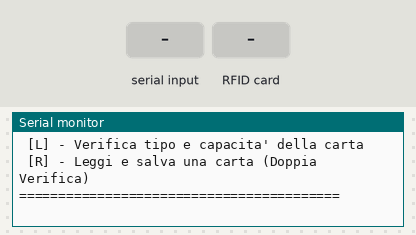
Simulated run of this program. Board: Arduino Uno, built with avr-gcc and run on an emulated ATmega328P. On the bench: the last lines printed to the serial monitor. The test bench sets the inputs (shaded band).

Above: at 2.2 s.
2.3 s: "L" received over Serial
At 2.9 s:
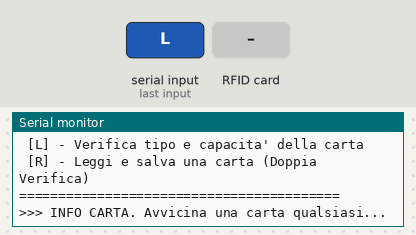
3.8 s: RFID card 5E 7A 19 C4 held to the reader
At 4.0 s:
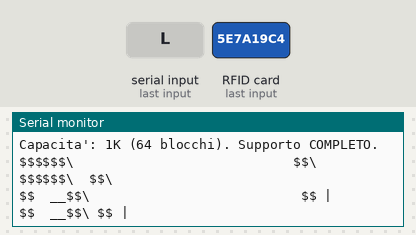
5.3 s: "R" received over Serial
At 6.5 s:
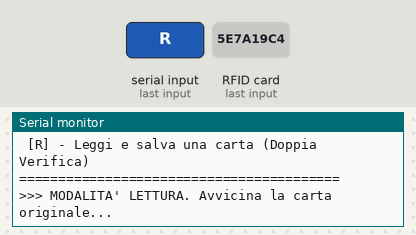
7.4 s: RFID card 5E 7A 19 C4 held to the reader
At 7.75 s:
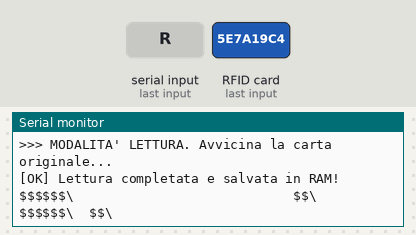
10.1 s: "W" received over Serial
At 11.3 s:
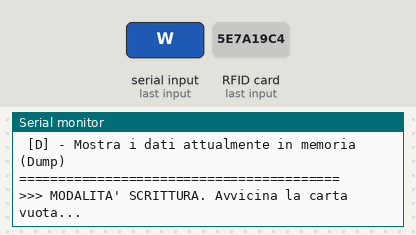
11.6 s: RFID card 5E 7A 19 C4 held to the reader
At 12.11 s:
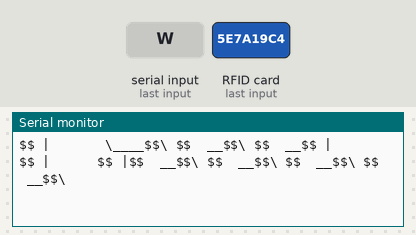

The program:

main.cpp
```cpp
#include <SPI.h>
#include <MFRC522.h>

#define RST_PIN 9
#define SS_PIN  10

MFRC522 mfrc522(SS_PIN, RST_PIN);
MFRC522::MIFARE_Key key;

// RAM Archivio fissa a 64 blocchi (Max supportato dalla RAM dell'Uno)
byte datiClonati[64][16];
bool cartaInMemoria = false;
byte blocchiSalvati = 0; // Tiene traccia di quanti blocchi abbiamo in pancia

enum StatoSistema { MENU_PRINCIPALE, IN_LETTURA, IN_SCRITTURA, VERIFICA_INFO };
StatoSistema statoAttuale = MENU_PRINCIPALE;

void stampaMenu() {
  Serial.println(F("$$$$$$\\                            $$\\        $$$$$$\\  $$\\                                         "));
  Serial.println(F("$$  __$$\\                           $$ |      $$  __$$\\ $$ |                                        "));
  Serial.println(F("$$ /  \\__| $$$$$$\\   $$$$$$\\   $$$$$$$ |      $$ /  \\__|$$ | $$$$$$\\  $$$$$$$\\   $$$$$$\\   $$$$$$\\  "));
  Serial.println(F("$$ |       \\____$$\\ $$  __$$\\ $$  __$$ |      $$ |      $$ |$$  __$$\\ $$  __$$\\ $$  __$$\\ $$  __$$\\ "));
  Serial.println(F("$$ |       $$$$$$$ |$$ |  \\__|$$ /  $$ |      $$ |      $$ |$$ /  $$ |$$ |  $$ |$$$$$$$$ |$$ |  \\__|"));
  Serial.println(F("$$ |  $$\\ $$  __$$ |$$ |      $$ |  $$ |      $$ |  $$\\ $$ |$$ |  $$ |$$ |  $$ |$$   ____|$$ |      "));
  Serial.println(F("\\$$$$$$  |\\$$$$$$$ |$$ |      \\$$$$$$$ |      \\$$$$$$  |$$ |\\$$$$$$  |$$ |  $$ |\\$$$$$$$\\ $$ |      "));
  Serial.println(F(" \\______/  \\_______|\\__|       \\_______|       \\______/ \\__| \\______/ \\__|  \\__| \\_______|\\__|  "));
  //Serial.println(F("Digita un comando e premi Invio:"));
  Serial.println(F("                                                                                       powered by Theò"));
  Serial.println(F(" [L] - Verifica tipo e capacita' della carta"));
  Serial.println(F(" [R] - Leggi e salva una carta (Doppia Verifica)"));
  if (cartaInMemoria) {
    Serial.println(F(" [W] - Scrivi i dati salvati su una carta vuota"));
    Serial.println(F(" [D] - Mostra i dati attualmente in memoria (Dump)"));
  }
  Serial.println(F("=========================================\n"));
}

void setup() {
  Serial.begin(9600);
  SPI.begin();
  mfrc522.PCD_Init();

  for (byte i = 0; i < 6; i++) key.keyByte[i] = 0xFF;
  stampaMenu();
}

void loop() {
  // 1. GESTIONE COMANDI SERIALI
  if (Serial.available() > 0 && statoAttuale == MENU_PRINCIPALE) {
    char comando = Serial.read();
    comando = toupper(comando);

    if (comando == 'L') {
      statoAttuale = VERIFICA_INFO;
      Serial.println(F(">>> INFO CARTA. Avvicina una carta qualsiasi..."));
    }
    else if (comando == 'R') {
      statoAttuale = IN_LETTURA;
      Serial.println(F(">>> MODALITA' LETTURA. Avvicina la carta originale..."));
    }
    else if (comando == 'W' && cartaInMemoria) {
      statoAttuale = IN_SCRITTURA;
      Serial.println(F(">>> MODALITA' SCRITTURA. Avvicina la carta vuota..."));
    }
    else if (comando == 'D' && cartaInMemoria) {
      Serial.println(F(">>> DATI IN MEMORIA:"));
      for(byte b = 1; b < blocchiSalvati; b++) {
        if ((b + 1) % 4 == 0) continue;
        Serial.print(F("Blocco ")); Serial.print(b < 10 ? "0" : ""); Serial.print(b); Serial.print(F(": "));
        for(byte i = 0; i < 16; i++) {
          Serial.print(datiClonati[b][i] < 0x10 ? " 0" : " ");
          Serial.print(datiClonati[b][i], HEX);
        }
        Serial.println();
      }
      stampaMenu();
    }
    while(Serial.available()) Serial.read();
  }

  if (statoAttuale == MENU_PRINCIPALE) return;

  // 2. LETTURA RFID
  if ( ! mfrc522.PICC_IsNewCardPresent() || ! mfrc522.PICC_ReadCardSerial() ) {
    return;
  }

  MFRC522::StatusCode status;
  MFRC522::PICC_Type tipoCarta = mfrc522.PICC_GetType(mfrc522.uid.sak);

  // --- ESECUZIONE VERIFICA INFO [L] ---
  if (statoAttuale == VERIFICA_INFO) {
    Serial.print(F("Tipo di chip rilevato: "));
    Serial.println(mfrc522.PICC_GetTypeName(tipoCarta));

    if (tipoCarta == MFRC522::PICC_TYPE_MIFARE_1K) {
      Serial.println(F("Capacita': 1K (64 blocchi). Supporto COMPLETO."));
    } else if (tipoCarta == MFRC522::PICC_TYPE_MIFARE_4K) {
      Serial.println(F("Capacita': 4K (256 blocchi). ATTENZIONE: La RAM di Arduino puo' tenere solo i primi 64 blocchi!"));
    } else if (tipoCarta == MFRC522::PICC_TYPE_MIFARE_UL) {
      Serial.println(F("Capacita': Ultralight. Struttura a pagine non supportata dal cloner."));
    } else {
      Serial.println(F("Capacita': Sconosciuta."));
    }

    statoAttuale = MENU_PRINCIPALE;
    stampaMenu();
  }

  // --- ESECUZIONE LETTURA [R] ---
  else if (statoAttuale == IN_LETTURA) {

    // Determiniamo quanti blocchi leggere in base alla carta e alla RAM
    if (tipoCarta == MFRC522::PICC_TYPE_MIFARE_1K) {
      blocchiSalvati = 64;
    } else if (tipoCarta == MFRC522::PICC_TYPE_MIFARE_4K) {
      Serial.println(F("[AVVISO] Carta 4K rilevata. Leggero' solo i primi 64 blocchi per limiti di memoria."));
      blocchiSalvati = 64;
    } else {
      Serial.println(F("[ERRORE] Formato carta non supportato per questa clonazione."));
      statoAttuale = MENU_PRINCIPALE;
      stampaMenu();
      return;
    }

    bool successoTotale = true;
    byte buffer1[18], buffer2[18];
    byte dimensione = 18;

    for (byte blocco = 0; blocco < blocchiSalvati; blocco++) {
      status = mfrc522.PCD_Authenticate(MFRC522::PICC_CMD_MF_AUTH_KEY_A, blocco, &key, &(mfrc522.uid));
      if (status != MFRC522::STATUS_OK) {
        Serial.print(F("Errore Auth Blocco ")); Serial.println(blocco);
        successoTotale = false; break;
      }

      dimensione = 18;
      status = mfrc522.MIFARE_Read(blocco, buffer1, &dimensione);
      if (status != MFRC522::STATUS_OK) { successoTotale = false; break; }

      dimensione = 18;
      status = mfrc522.MIFARE_Read(blocco, buffer2, &dimensione);
      if (status != MFRC522::STATUS_OK) { successoTotale = false; break; }

      bool bloccoValido = true;
      for (byte i = 0; i < 16; i++) {
        if (buffer1[i] != buffer2[i]) bloccoValido = false;
        datiClonati[blocco][i] = buffer1[i];
      }

      if (!bloccoValido) {
        Serial.print(F("ERRORE: Incongruenza dati al blocco ")); Serial.println(blocco);
        successoTotale = false; break;
      }
    }

    if (successoTotale) {
      Serial.println(F("[OK] Lettura completata e salvata in RAM!"));
      cartaInMemoria = true;
    } else {
      Serial.println(F("[FALLITO] Errore di lettura."));
    }

    statoAttuale = MENU_PRINCIPALE;
    stampaMenu();
  }

  // --- ESECUZIONE SCRITTURA [W] ---
  else if (statoAttuale == IN_SCRITTURA) {
    bool successoTotale = true;

    for (byte blocco = 1; blocco < blocchiSalvati; blocco++) {
      if ((blocco + 1) % 4 == 0) continue;

      status = mfrc522.PCD_Authenticate(MFRC522::PICC_CMD_MF_AUTH_KEY_A, blocco, &key, &(mfrc522.uid));
      if (status != MFRC522::STATUS_OK) { successoTotale = false; break; }

      status = mfrc522.MIFARE_Write(blocco, datiClonati[blocco], 16);
      if (status != MFRC522::STATUS_OK) { successoTotale = false; break; }
    }

    if (successoTotale) Serial.println(F("[OK] Clonazione avvenuta con successo!"));
    else Serial.println(F("[FALLITO] Scrittura interrotta. Controlla che la carta sia formattata con la chiave corretta."));

    statoAttuale = MENU_PRINCIPALE;
    stampaMenu();
  }

  mfrc522.PICC_HaltA();
  mfrc522.PCD_StopCrypto1();
  delay(1000);
}
```

Measured:
- after the input at 2.3 s, the serial monitor: prints a new line at once (image 1)
- after the input at 3.8 s, the serial monitor: prints a new line at once (image 2)
- after the input at 5.3 s, the serial monitor: prints a new line after 0.62 s (image 3)
- after the input at 7.4 s, the serial monitor: prints a new line after 0.20 s (image 4)
- after the input at 10.1 s, the serial monitor: prints a new line at once (image 5)
- after the input at 11.6 s, the serial monitor: prints a new line after 0.15 s (image 6)
